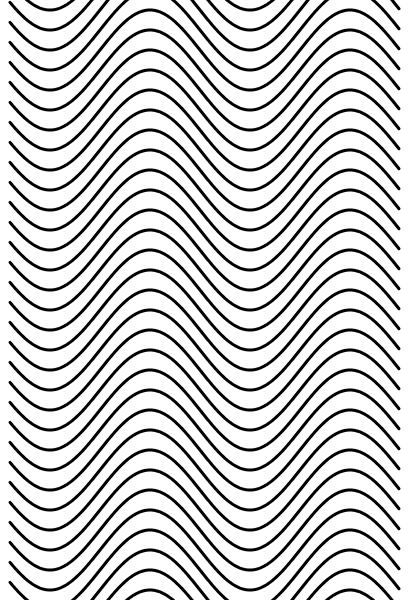
Frame 1 (no input)
Frame 60 (no input): identical to frame 1, image omitted
Frame 120 (the mouse pressed at the canvas centre since frame 60): identical to frame 1, image omitted

The p5.js sketch that drew this single still picture (run headless with seeded random() and noise() and a simulated clock; from frame 60 on, the mouse is pressed at the canvas centre):

// p5.js sketch
// ── sketch.js
const sketchWidth = 400;
const sketchHeight = 400;


function preload(){
  // preload assets
}


function setup() {
createCanvas(420, 600);

}


function draw() {
background(255);
noFill();
strokeWeight(3);



for (let y = 1; y < 50; y += 1) {
  beginShape();
for (let x = sketchWidth/40; x < sketchWidth; x += 1) {
 

vertex(x, -50 + y * 20 + sin(Math.PI * 4 * (x / sketchWidth)) * 40);
    
}
endShape();

}

}
